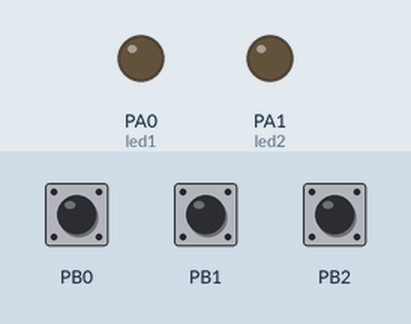
Simulated run of this program. Board: ATmega32, built with avr-gcc and emulated at 1 MHz. Shown: output pins drawn as LEDs (lit = HIGH). The test bench sets the inputs (shaded band); at power-on: PB0 HIGH, PB1 HIGH, PB2 HIGH.

Above: at 1.2 s.
1.3 s: PB0 pulled LOW for 0.15 s
At 2.0 s:
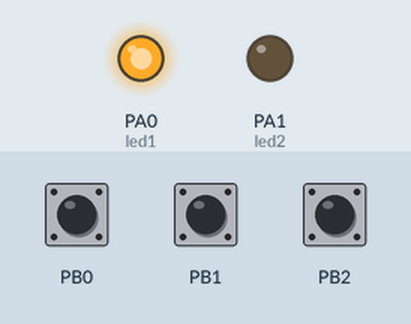
2.9 s: PB1 pulled LOW for 0.15 s
At 3.3 s:
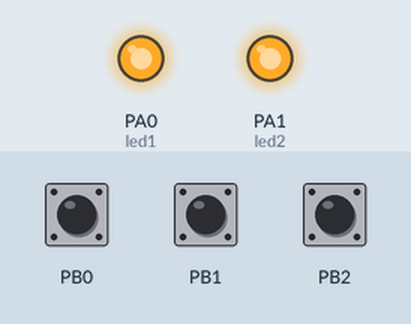
4.5 s: PB2 pulled LOW for 0.15 s
6.1 s: PB0 pulled LOW for 1 s
8.6 s: PB1 pulled LOW for 1 s
Timing chart, 0 to 11.6 s (numbered marks = the images above; inputs shaded):
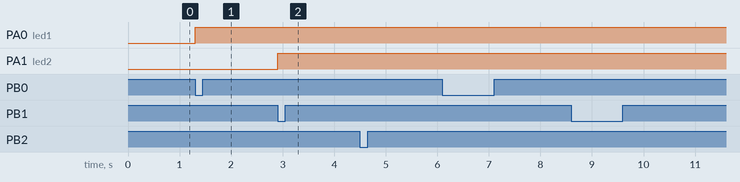

The program:

main.c
```c
/*
 * main.c
 *
 *  Created on: Apr 13, 2023
 *      Author: Abdelrhman Mohamed
 */


#include <util/delay.h>
#include "DIO.h"
#include "BIT_MATH.h"

int main(void){
SET_BIT(DDRA,DIO_u8PIN0);  // led1 o/p
SET_BIT(DDRA,DIO_u8PIN1);  // led2 o/p
CLR_BIT(DDRB,DIO_u8PIN0);  // sw1 i/p
CLR_BIT(DDRB,DIO_u8PIN1);  // sw2 i/p
CLR_BIT(DDRB,DIO_u8PIN2);  // sw3 i/p
PORTB=0b00000111;          //sw1,sw2,sw3 pull up
PORTA=0;                   // led1,led2 off
while(1){
	if(GET_BIT(PINB,DIO_u8PIN0)==0&&GET_BIT(PINB,DIO_u8PIN1)!=0&&GET_BIT(PINB,DIO_u8PIN2)!=0){
		PORTA=0b00000001;
	}
	else if(GET_BIT(PINB,DIO_u8PIN1)==0&&GET_BIT(PINB,DIO_u8PIN0)!=0&&GET_BIT(PINB,DIO_u8PIN2)!=0){
		PORTA=0b00000010;
	}
	else if(GET_BIT(PINB,DIO_u8PIN2)==0&&GET_BIT(PINB,DIO_u8PIN0)!=0&&GET_BIT(PINB,DIO_u8PIN1)!=0){
		PORTA=0b00000011;
	}
	else{
		PORTA=0;
	}
}
	return(0);
}
```

BIT_MATH.h
```c
#ifndef BIT_MATH_H_
#define BIT_MATH_H_

/*Bit-Math macros*/
#define SET_BIT(REG , BIT)     REG |=  (1<<BIT)
#define CLR_BIT(REG , BIT)     REG &= ~(1<<BIT)
#define TOG_BIT(REG , BIT)     REG ^=  (1<<BIT)
#define GET_BIT(REG , BIT)     ((REG >> BIT) & 0x1)

#endif
```

DIO.h
```c
/*
 * DIO.h
 *
 *  Created on: Apr 12, 2023
 *      Author: Abdelrhman Mohamed
 */

#ifndef DIO_H_
#define DIO_H_

typedef unsigned char u8 ;

		#define DDRA        *((u8*)0x3B)
		#define PORTA       *((u8*)0x3A)
		#define PINA        *((volatile u8*)0x39)

        #define DDRB        *((u8*)0x37)
		#define PORTB       *((u8*)0x38)
		#define PINB        *((volatile u8*)0x36)

        #define DDRC        *((u8*)0x34)
		#define PORTC       *((u8*)0x35)
		#define PINC        *((volatile u8*)0x33)

        #define DDRD        *((u8*)0x31)
		#define PORTD       *((u8*)0x32)
		#define PIND        *((volatile u8*)0x30)


        #define DIO_u8PIN0  0
		#define DIO_u8PIN1  1
		#define DIO_u8PIN2  2
		#define DIO_u8PIN3  3
		#define DIO_u8PIN4  4
		#define DIO_u8PIN5  5
		#define DIO_u8PIN6  6
		#define DIO_u8PIN7  7

		#define DIO_u8PIN_OUTPUT 1
		#define DIO_u8PIN_INPUT 0

		#define DIO_u8PIN_HIGH 1
		#define DIO_u8PIN_LOW 0


#endif /* DIO_H_ */
```

Measured:
- after the input at 1.3 s, PA0 (led1): LOW → HIGH at once
- after the input at 2.9 s, PA1 (led2): LOW → HIGH at once
